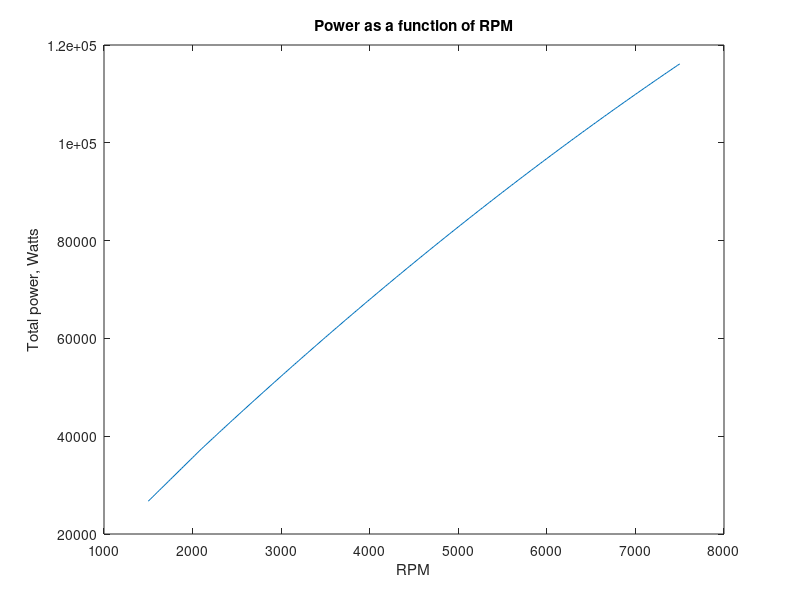
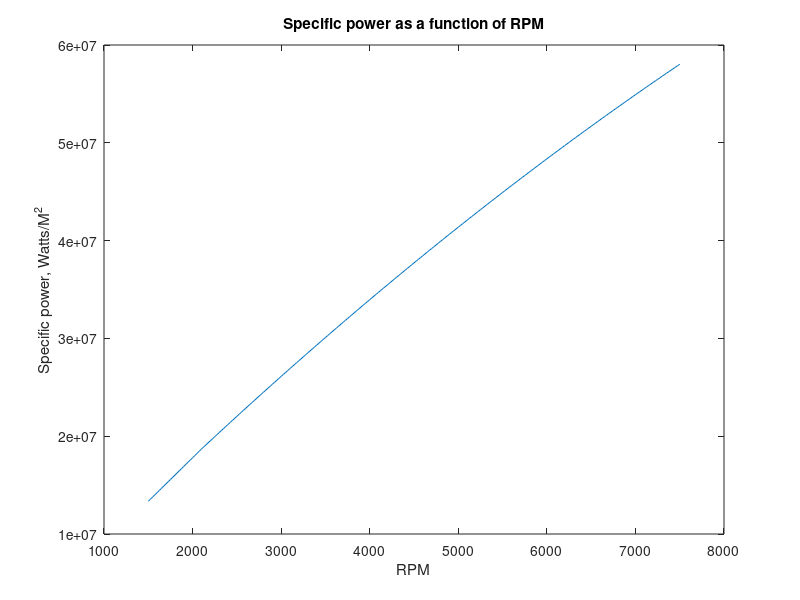
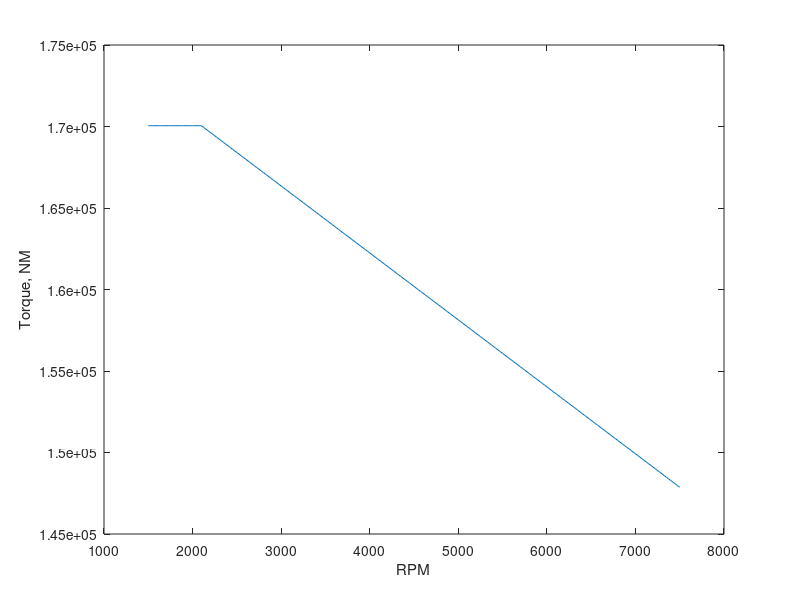
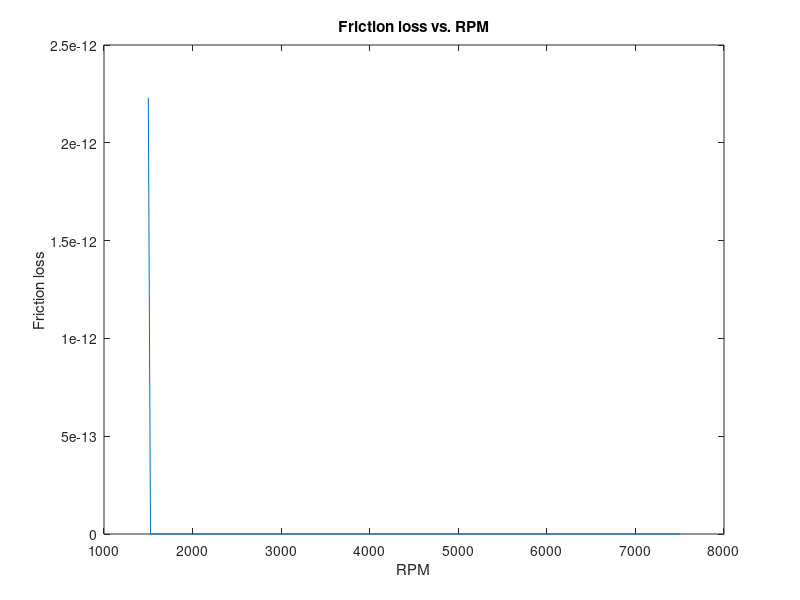

Recreate these plots in MATLAB, in order.
%%
clear all
close all
i = 1; 
rc = 10;
    
% Initial Conditions
p(1) = 101325;%pa
T(1) = 294; %k
gamma = 1.4;
R = 287; %j/kg*K, gas constant
Cp = R*gamma/(gamma-1); %J/kg*K
Cv = Cp-R;

%Engine Parameters
Qlhv = 42.7e6; %j/kg
f = 14.7; % air to fuel ratio
C = 6; % number of cylinders

% State 1, 
rho(1) = p(1)/(R*T(1)); %from ideal gas law

% State 2, path 2-3: isentropic compression
rho(2) = rho(1) * rc;
p(2) = p(1)* (rho(2)/rho(1))^gamma;
T(2) = p(2)/(rho(2)* R);

% State 3, path 2-3: constant volume heat addition

% combustive efficiency, from Heywood p 82
if f <= 14.7
    nc = 0.95;
end

T(3) = T(2) + nc*Qlhv/(Cp* f); 
rho(3) = rho(2);
p(3) = rho(3) * R* T(3);

% State 4
rho(4) = rho(1);
p(4) = p(3)* (rho(4)/rho(3))^ (gamma); %this is an estimate, could use refprop to find actual
T(4) = p(4)/(rho(4) * R);
j = 1;
D = .0015; %Total Displacement, m^3
% Work

Ws = Cv*((T(3)-T(2)) - (T(4)-T(1))); %Specific work per cylinder, J/kg
Ma = (D/C)*(rc/(rc-1)) * rho(1); %Mass of Air in each cylinder, kg
Wc = Ws*Ma; %Work per Cylinder, J
Wt = Wc * C; %total work, J
nv = Ma*C/(rho(1)*D);

RPM = 5000;
D_cc = 1500;

Mf = Ma/f;
Qin = Mf * Qlhv;
S = 2000; %cM/sec
N = RPM/60; %rev/sec
stroke = S/(2 * N); %cM
displacement = D_cc/6;
bore = sqrt(4 * displacement /(pi*stroke));

stroke = .0641;
bore = 1.1* stroke; 

Vd = ((pi*bore^2*stroke)/4); %meter cubes
V1  = Vd/(1-(1/rc));
Q = Qin /(p(1)*V1);

%Power
N = 5000; % RPM, Max
i = 1
%% Mechanical eff

stroke = stroke / 100;
RPM = [2100 9000];
mech_eff = [ .9 .75];
%maximum rpm
Nmax = 7000;

%mechanical efficiency assuming linear variation between Nmax and N = 2100
%rpm
nm = 0.9 + (0.75-0.9)/(Nmax-2100)*(N-2100);

stroke = stroke / 100;
for N = 1500:25:7500
    c = 6; % number of cylinder
   
    Ubar = 2*(stroke) * N/60;

    A = pi * bore * stroke/100;

    m = .17; % mm
    m = .07/1000; %m
    stroke = stroke / 100;
    RPM = [2100 9000];
    mech_eff = [ .9 .75];

    %u = (8.34* 10^-5) * e^(1474/(temp - 368)
    u = 1.44E-4;
    %https://wiki.anton-paar.com/en/engine-oil/
    u = .0119;

    t = u * (Ubar / m);
    f = A * t;

    Pf(i) = 1.5 * c * Ubar * f;
    
    if N<= 2100
        mechanical_eff = .9;
    else
        mechanical_eff = interp1(RPM, mech_eff, N, 'linear');
    end
    Power(i) = Wt * N/120;
    P_rate(i) = .8 * Power(i); 
    P_specific(i) = mechanical_eff* Ws * N/120;
    P_cylinder(i) = P_specific(i) * Ma;
    P_total(i) = P_cylinder(i) * C;
    imep(i) = P_total(i)/1000*2*10^3/(D*1000*(N/60));
    bmep(i) = mechanical_eff*imep(i);
    %p_real(i) = ((P_total(i) - Pf(i))/(P_total(i))) * P_total(i)
    
    P_hp(i) = P_total(i)/745.699872;
    % SFC
    SFC(i) = (C * Ma/f)/(Wt); %kg/kj
    SFC_Converted(i) = SFC(i) * 3.6e9; %g/Kw-hr
    Torque(i) = 9548.8 * P_total(i)/N;
    
    i = i + 1;
end

figure 
plot(1500:25:7500, P_total);
xlabel('RPM')
ylabel('Total power, Watts')
title('Power as a function of RPM')

figure 
plot(1500: 25:7500, P_specific);
xlabel('RPM')
ylabel('Specific power, Watts/M^2')
title('Specific power as a function of RPM')


figure 
plot(1500: 25:7500, Torque);
xlabel('RPM')
ylabel('Torque, NM')

figure 
plot(1500: 25:7500, Pf);
xlabel('RPM')
ylabel('Friction loss')
title('Friction loss vs. RPM')
%S(1, i)= refpropm('S','D',rho(1,i), 'P',p(1, i)/1e3, 'air.ppf');
%S(2, i)= refpropm('S','D',rho(2, i), 'P',p(2, i)/1e3, 'air.ppf');
%S(3, i)= refpropm('S','D',rho(3, i), 'P',p(3, i)/1e3, 'air.ppf');
%S(4, i)= refpropm('S','D',rho(4, i), 'P',p(4, i)/1e3, 'air.ppf');

figure
plot(1500:25:7500, bmep)
xlabel('RPM')
ylabel('bmep (kPa)')
title('bmep vs RPM')

%plot(P_hp(i,:),.0015 : .000050 : .0018 )
otto_eff = 1-(1/rc^(gamma-1));
o_eff = 1-(T(4)-T(1))./(T(3)-T(2));
 
%st = strcat('Displacement =  ' , num2str(.00150 + .00005*(i-1)), ' cc')
%ht = text(SFC_Converted(1, i ),9.3, st);
%set(ht, 'Rotation', 85)  
